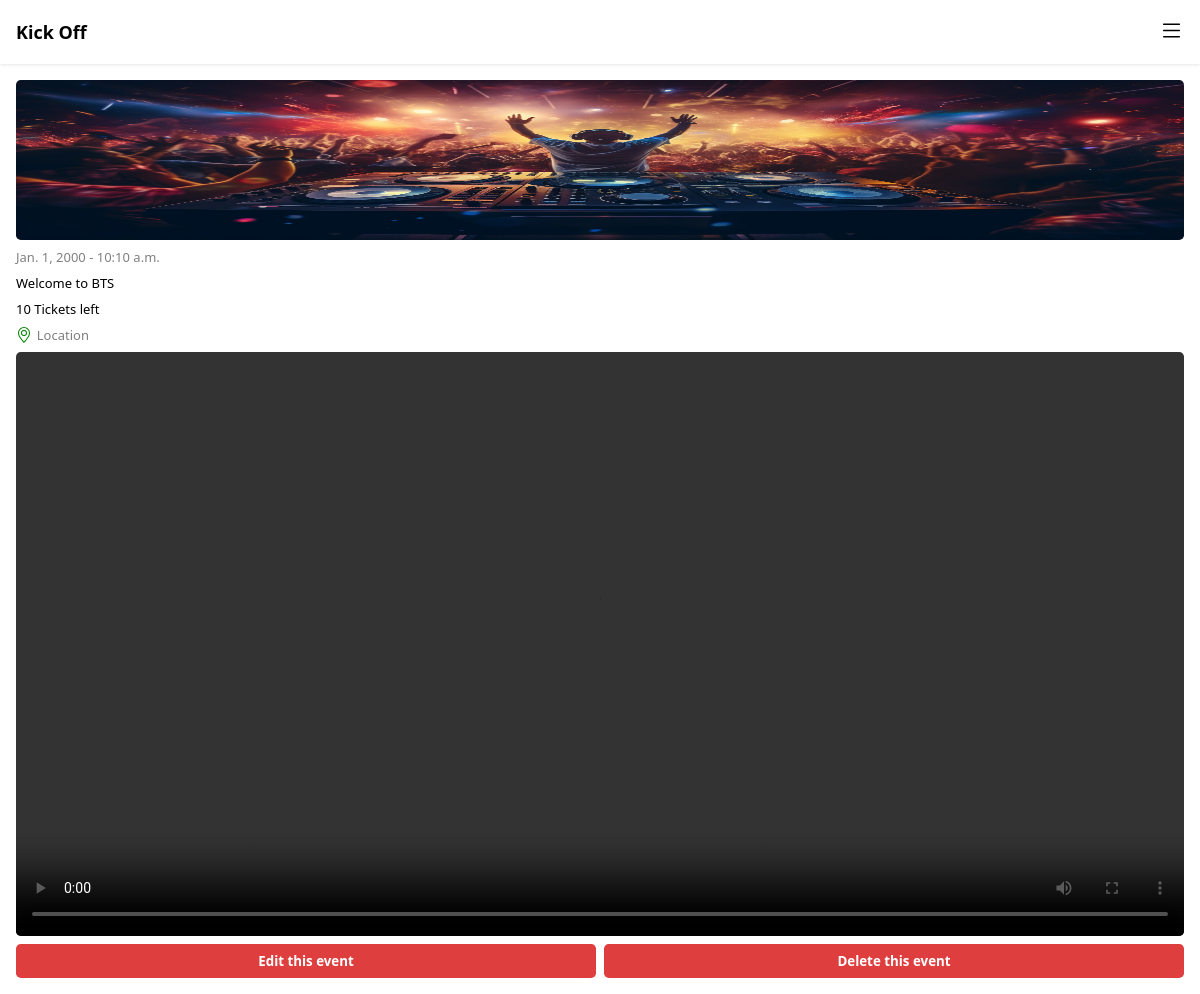
Page /view_scheduled_events/3/ (signed in) on the earlier database version.
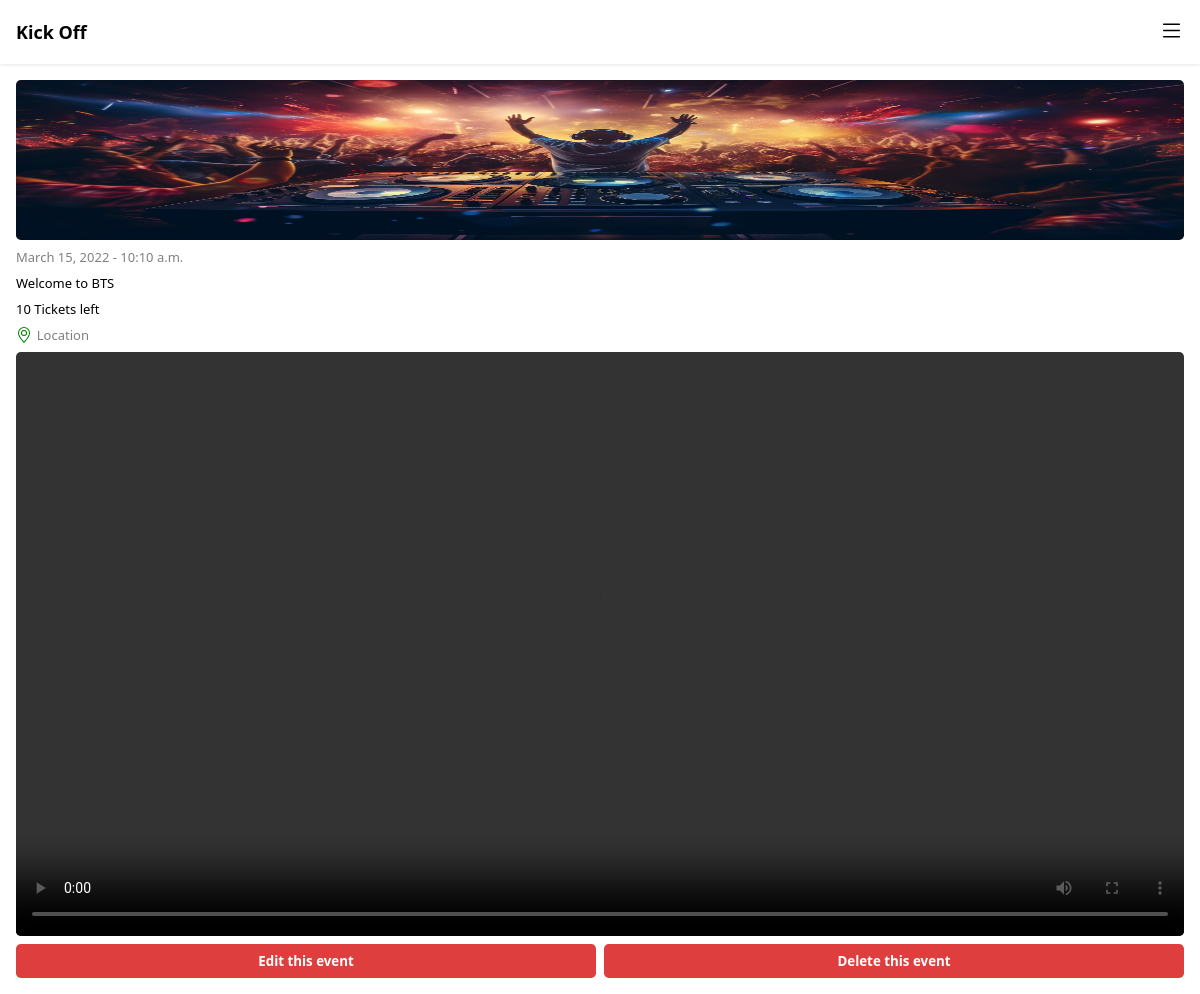
Same page on the later database version.
### Kick_Off/models.py (models this page shows)
class Event(models.Model):
    event_name = models.CharField(max_length=100)
    event_venue_name = models.CharField(max_length=100)
    event_description = models.TextField()
    event_date = models.DateField()
    event_time = models.TimeField()
    event_number_of_tickets = models.IntegerField()
    event_ticket_price = models.IntegerField()
    event_location_link = models.URLField(max_length=200)
    organisation_name = models.CharField(max_length=100)
    organisation = models.ForeignKey(
        CustomUser, on_delete=models.CASCADE, related_name='events_created')
    created = models.DateTimeField(auto_now_add=True)
    updated = models.DateTimeField(auto_now=True)

### Kick_Off/views.py (the view)
# urls.py: path('view_scheduled_events/<str:id>/', views.view_scheduled_event_details,
@login_required(login_url="login")
def view_scheduled_event_details(request, id):
    if not request.user.is_organisation:
        return redirect('login')
    view_scheduled_event_details = Event.objects.filter(
        organisation=request.user, id=id)[0]
    return render(request, 'book_now.html', {'title': 'Scheduled Event Details - Kick Off', 'organisation_id': request.user.id, 'event_details': view_scheduled_event_details})

### Kick_Off/templates/book_now.html (shortened to what this page needs)
{% extends 'index.html' %} {% load static %} {% block main %}
<main class="book_now_main">
  <img src="{% static 'images/DJ.jpg' %}" />
  <div>
    <p class="date_time">
      {{ event_details.event_date }} - {{ event_details.event_time }}
    </p>
  </div>
  <p class="description">{{ event_details.event_description }}</p>
  <p class="tickets_count">
    {{ event_details.event_number_of_tickets }} Tickets left
  </p>
  <a
    href="{{ event_details.event_location_link }}"
    target="_blank"
    class="location_icon"
  >
    <p>Location</p>
  </a>
  <video width="100%" height="100%" controls id="video" class="video">
    <source
      src="https://commondatastorage.googleapis.com/gtv-videos-bucket/sample/BigBuckBunny.mp4"
      type="video/mp4"
    />
  </video>
  {% if request.user.is_organisation and request.user.id == organisation_id %}
  <div class="edit_delete_book_tickets">
    <a
      class="edit_button"
      href="{% url 'view_scheduled_event_details_edit' id=event_details.id %}"
    >
      <p>Edit this event</p>
    </a>
    <a
      class="delete_button"
      href="{% url 'view_scheduled_event_details_delete' id=event_details.id %}"
      onclick="return delete_event_alert()"
    >
      <p>Delete this event</p>
    </a>
  </div>
  {% endif %}
</main>
{% endblock %}

Differences in the rows shown:
changed Event "Welcome to BTS": event_date "Jan. 1, 2000" → "March 15, 2022"
